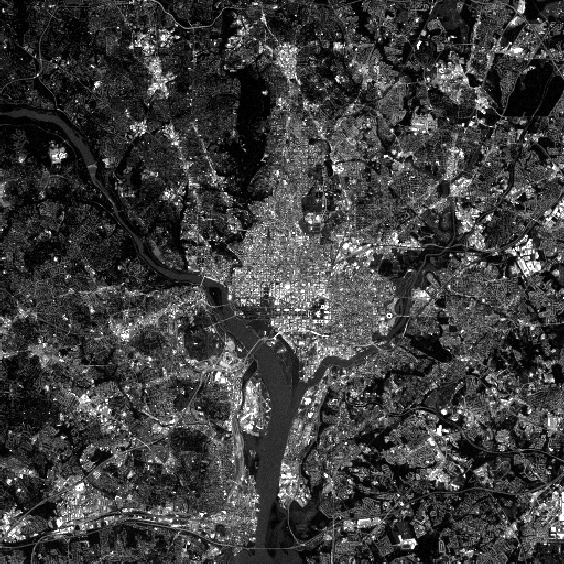
#> input picture Problem 10/resource/WashingtonDC_Band1.tif, 564 x 564 px; its folder holds only this picture in this run
$ python -i thresholdSegmentAlgorithm.py   (imports and definitions only)
#> lines starting #> are read from the running program, lines starting #| are printed output that depends on the picture; after the words box and inside, x2 and y2 are one past the last pixel; in counts of white or black regions, pixels touching at a corner belong together; pictures that were not available may be replaced by others from this repository, and a replacement may not be noted
#> further down, picture is the input picture: shape (564, 564, 3); min 0, max 255, mean 62
import numpy as np
from PIL import Image

def globalThreshold(originalImage, deltLimit = 0):
    threshold = np.mean(originalImage)
    deltT = threshold
    while(deltT > deltLimit):
        g1 = originalImage[originalImage > threshold]
        g2 = originalImage[originalImage <= threshold]

        t1 = np.mean(g1)
        t2 = np.mean(g2)

        newThreshold = (t1 + t2) / 2
        deltT = np.abs(newThreshold - threshold)
        threshold = newThreshold

    return threshold

def globalThresholdSegment(originalImage):
    threshold = globalThreshold(originalImage)
    globalSegmentImage = originalImage.copy()
    globalSegmentImage[globalSegmentImage > threshold] = 255
    globalSegmentImage[globalSegmentImage <= threshold] = 0
    return globalSegmentImage


def getSigma(image, i):
    pNumH = np.sum(image.histogram()[: i + 1])
    pNumL = np.sum(image.histogram()[i + 1 :])

    mSumH = 0
    for j in range(1, i + 1):
        mSumH += j * image.histogram()[j]

    mSumL = 0
    for j in range(i + 1, 255):
        mSumL += j * image.histogram()[j]
    try:
        u0 = 1.0 * mSumH / pNumH
        u1 = 1.0 * mSumL / pNumL
        w0 = 1.0 * pNumH / (pNumH + pNumL)
    except:
        return 0

    w1 = 1.0 - w0
    u = (u0 - u1) ** 2
    sigma = w0 * w1 * u

    return sigma

def otsuThreshold(inputImage):
  threshold = 0
  gSigma = 0
  for i in range(1, 256):
    sigma = getSigma(inputImage,i)
    if gSigma < sigma:
      gSigma = sigma
      threshold = i
#> this loop made 255 passes
#> (pNumH in getSigma, pNumL in getSigma, u0 in getSigma, u1 in getSigma, w0 in getSigma, w1 in getSigma, u in getSigma, sigma) on passes 1, 4, 8, 13, 17, 22, 26, 31, 35, 39, 44: (10566, 307530, 0, 61.46, 0.0332, 0.967, 3777, 121.3), (26605, 291491, 2.41, 64.62, 0.0836, 0.916, 3869.8, 296.6), (43215, 274881, 4.56, 68.04, 0.136, 0.864, 4029.8, 473.1), (56167, 261929, 6.51, 70.76, 0.177, 0.823, 4128.8, 600.3), (68001, 250095, 8.33, 73.31, 0.214, 0.786, 4221.6, 709.5), (80686, 237410, 10.48, 76.05, 0.254, 0.746, 4298.9, 813.8), (94041, 224055, 12.68, 79.03, 0.296, 0.704, 4401.7, 916.6), (106910, 211186, 14.89, 81.96, 0.336, 0.664, 4498, 1003.7), (119950, 198146, 17.08, 85.05, 0.377, 0.623, 4620.1, 1085.2), (133814, 184282, 19.35, 88.51, 0.421, 0.579, 4783.7, 1165.8), (147697, 170399, 21.66, 92.14, 0.464, 0.536, 4966.5, 1235.3)
#> (sigma, gSigma) on passes 62, 66, 71: (1392.9, 1392.9), (1406.4, 1406.4), (1408.3, 1408.3)
#> after the loop, gSigma = 1408.3; threshold = 71
  return threshold

def otsuThresholdSegment(originalImage):
    inputImage = Image.open('./resource/noisy_stroke.tif').convert("L")
    threshold = otsuThreshold(inputImage)
#> threshold = 71
    otsuSegmentImage = originalImage.copy()
    otsuSegmentImage[otsuSegmentImage > threshold] = 255
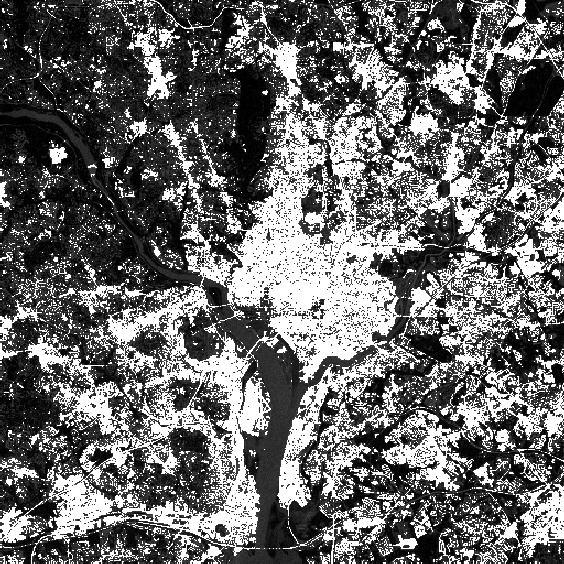
#> otsuSegmentImage: shape (564, 564, 3); min 0, max 255, mean 106.9
    otsuSegmentImage[otsuSegmentImage <= threshold] = 0
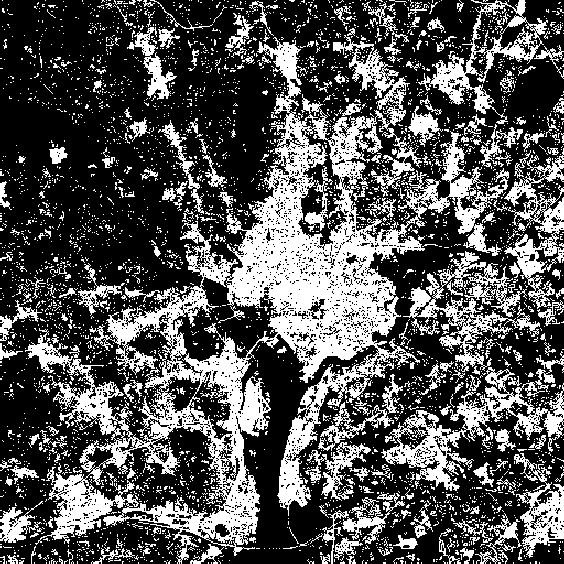
#> otsuSegmentImage: shape (564, 564, 3); 33.3% white; 3979 white regions (3736 under 20 px), largest, box (x1, y1, x2, y2) and area: (25, 35, 509, 564) 54134, (381, 367, 564, 491) 5472, (403, 251, 540, 372) 4299
    return otsuSegmentImage

>>> import cv2
>>> picture = cv2.imread('resource/WashingtonDC_Band1.tif')
>>> result = otsuThresholdSegment(picture)

$ run again, on Problem 10/resource/WashingtonDC_Band4.tif
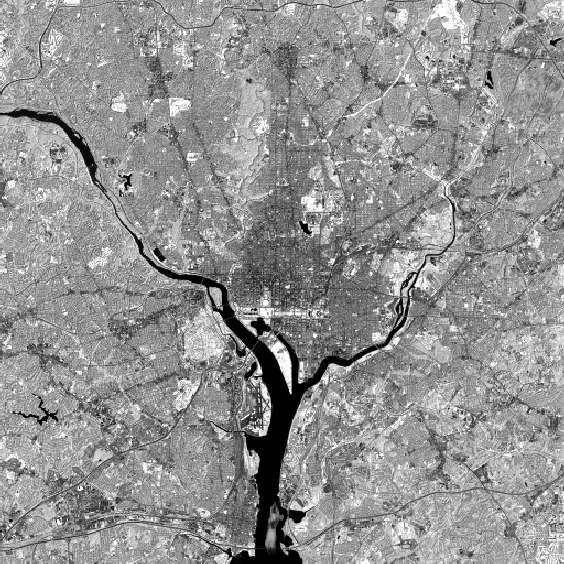
#> input picture Problem 10/resource/WashingtonDC_Band4.tif, 564 x 564 px
#> picture is the input picture: shape (564, 564, 3); min 0, max 254, mean 146.2
#> the loop in otsuThreshold, `for i in range(1, 256):` made 255 passes
#> (pNumH in getSigma, pNumL in getSigma, u0 in getSigma, u1 in getSigma, w0 in getSigma, w1 in getSigma, u in getSigma, sigma) on passes 1, 2, 5, 7, 10, 12, 15: (6561, 311535, 0, 149.3, 0.0206, 0.979, 22280.1, 450.1), (7528, 310568, 0.257, 149.7, 0.0237, 0.976, 22340.4, 516.2), (7877, 310219, 0.467, 149.9, 0.0248, 0.975, 22326.2, 539.2), (8156, 309940, 0.691, 150, 0.0256, 0.974, 22297.9, 557.1), (8546, 309550, 1.12, 150.2, 0.0269, 0.973, 22223.7, 581), (8959, 309137, 1.62, 150.4, 0.0282, 0.972, 22129.3, 605.7), (9223, 308873, 2, 150.5, 0.029, 0.971, 22049.8, 620.8)
#> after the loop in otsuThreshold, `for i in range(1, 256):`: gSigma = 1203.3; threshold = 133
#> in otsuThresholdSegment, `otsuSegmentImage[otsuSegmentImage > threshold] = 255`:
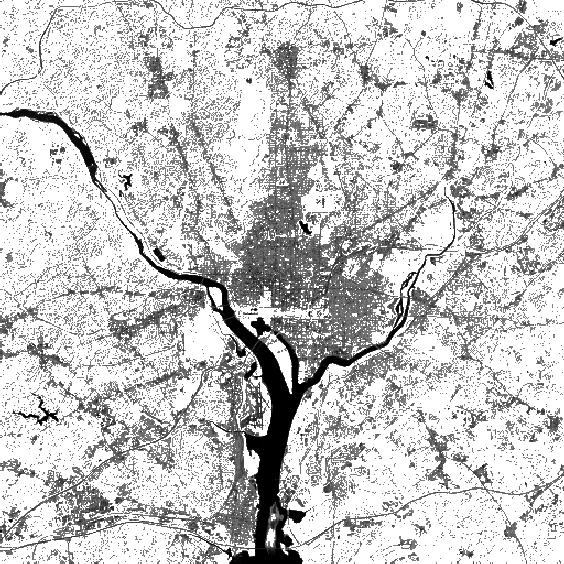
#> otsuSegmentImage: shape (564, 564, 3); min 0, max 255, mean 201.1
#> in otsuThresholdSegment, `otsuSegmentImage[otsuSegmentImage <= threshold] = 0`:
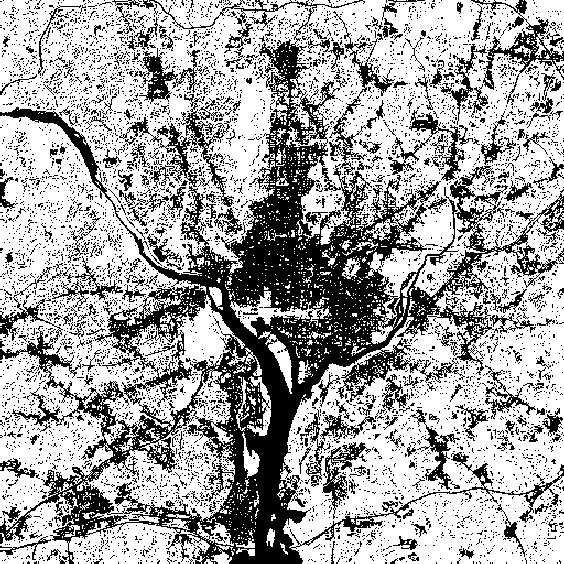
#> otsuSegmentImage: shape (564, 564, 3); 65.6% white; 6295 black regions (6043 under 20 px), largest, box (x1, y1, x2, y2) and area: (0, 0, 564, 564) 64978, (119, 94, 234, 207) 2037, (471, 0, 564, 105) 1736
